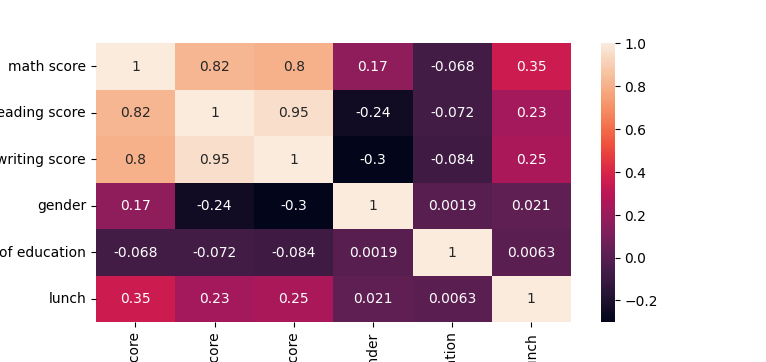

Here is the Python script that generated this plot:
import pandas as pd
from sklearn import preprocessing
import matplotlib.pyplot as plt
import seaborn as sns
data=pd.read_csv("StudentsPerformance.csv")
#remove the null columns and the columns that will not affect our calculations
# for knowing the culomns with null elements 
# print(data.isnull().sem())
# drop columns
#                              cleaning 
data=data.drop(["race/ethnicity","test preparation course"],axis=1)
#                              labeling
# extract the object columns and encode it
object_data=data.select_dtypes(include="object")
# encode it
encode=preprocessing.LabelEncoder()
for column in object_data.columns:
    object_data[column]=encode.fit_transform(object_data[column])
nonobject_data=data.select_dtypes(exclude="object")
data=pd.concat([object_data,nonobject_data],axis=1)
# find the relation between the columns 
c=data.corr()
# print(c)
sns.heatmap(c,annot=True)
plt.show()
# print(data)
